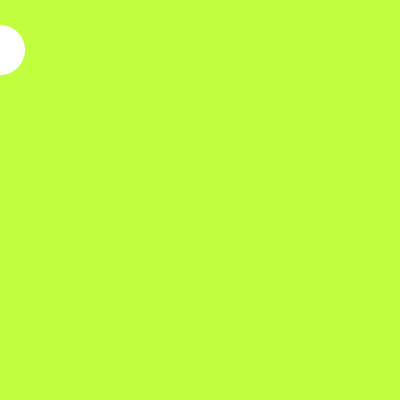
Frame 1 (no input)
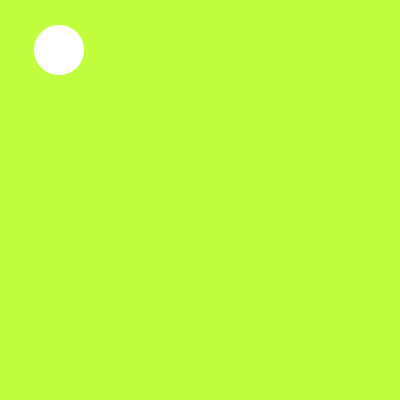
Frame 60 (the mouse pressed at the canvas centre just before this capture)
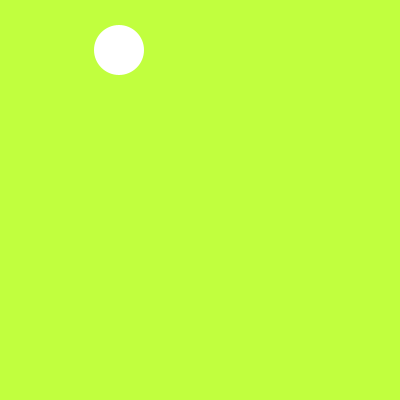
Frame 120 (the mouse held since frame 60 and released just before this capture)

The Processing sketch that drew these frames (run headless with seeded random() and noise(); from frame 60 on, the mouse is pressed at the canvas centre):

// Processing sketch: sketch_11
// ── sketch_11.pde
// fun programming #11
// non-random animation of a circle crossing the screen

float circle_x = 0;

void setup() {
  size (400,400);
  background(#C1FF3E);
  noStroke();
  fill(#ffffff);
}

void draw() {
  background(#C1FF3E);
//  ellipse(circle_x,50,random(80),random(80));
  ellipse(circle_x,50,50,50);
  circle_x = circle_x +1;
}
